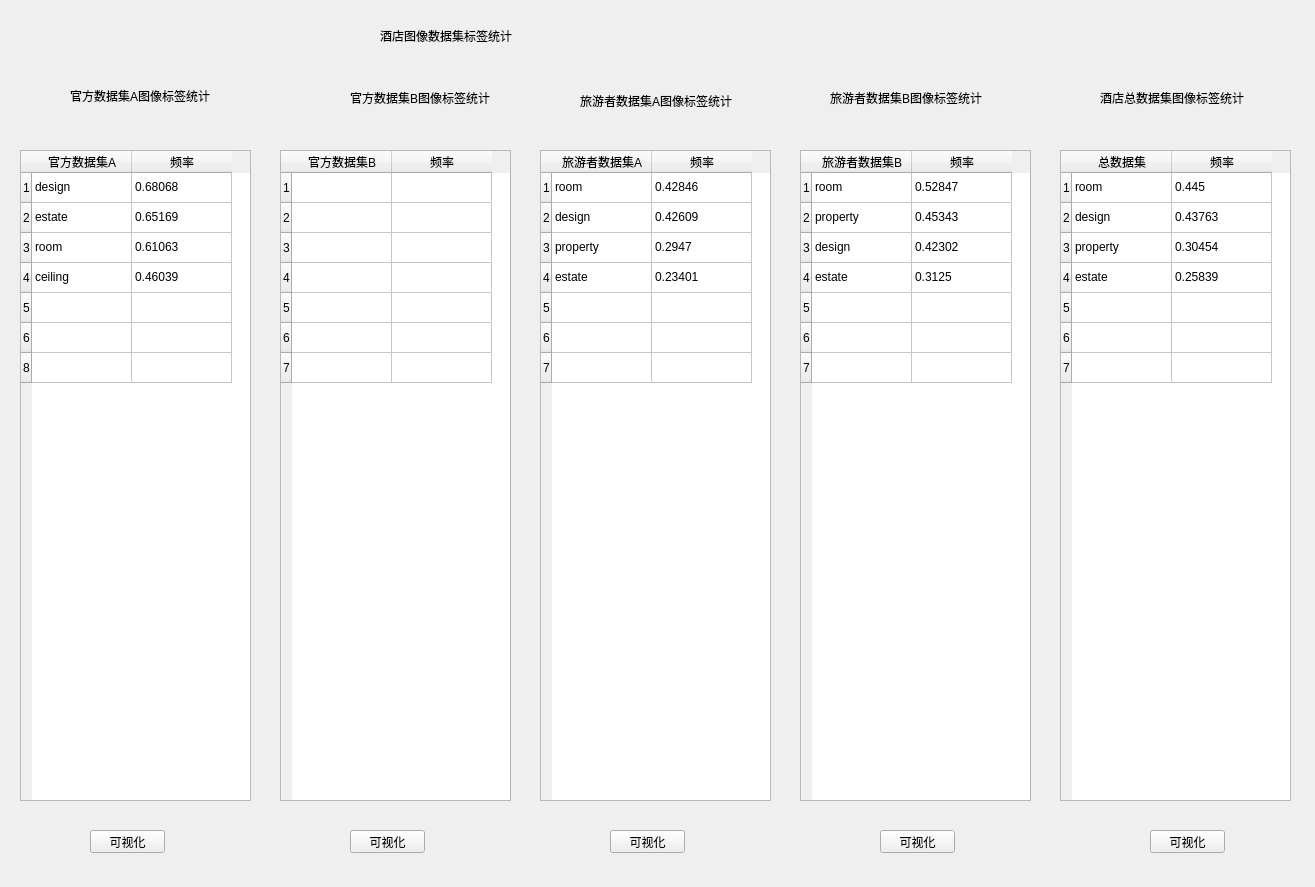
<?xml version="1.0" encoding="UTF-8"?>
<ui version="4.0">
 <class>Form</class>
 <widget class="QWidget" name="Form">
  <property name="geometry">
   <rect>
    <x>0</x>
    <y>0</y>
    <width>1315</width>
    <height>887</height>
   </rect>
  </property>
  <property name="windowTitle">
   <string>Form</string>
  </property>
  <widget class="QTableWidget" name="tableWidget">
   <property name="geometry">
    <rect>
     <x>20</x>
     <y>150</y>
     <width>231</width>
     <height>651</height>
    </rect>
   </property>
   <row>
    <property name="text">
     <string>1</string>
    </property>
   </row>
   <row>
    <property name="text">
     <string>2</string>
    </property>
   </row>
   <row>
    <property name="text">
     <string>3</string>
    </property>
   </row>
   <row>
    <property name="text">
     <string>4</string>
    </property>
   </row>
   <row>
    <property name="text">
     <string>5</string>
    </property>
   </row>
   <row>
    <property name="text">
     <string>6</string>
    </property>
   </row>
   <row>
    <property name="text">
     <string>8</string>
    </property>
   </row>
   <column>
    <property name="text">
     <string>官方数据集A</string>
    </property>
   </column>
   <column>
    <property name="text">
     <string>频率</string>
    </property>
   </column>
   <item row="0" column="0">
    <property name="text">
     <string>design</string>
    </property>
   </item>
   <item row="0" column="1">
    <property name="text">
     <string>0.68068</string>
    </property>
   </item>
   <item row="1" column="0">
    <property name="text">
     <string>estate</string>
    </property>
   </item>
   <item row="1" column="1">
    <property name="text">
     <string>0.65169</string>
    </property>
   </item>
   <item row="2" column="0">
    <property name="text">
     <string>room</string>
    </property>
   </item>
   <item row="2" column="1">
    <property name="text">
     <string>0.61063</string>
    </property>
   </item>
   <item row="3" column="0">
    <property name="text">
     <string>ceiling</string>
    </property>
   </item>
   <item row="3" column="1">
    <property name="text">
     <string>0.46039</string>
    </property>
   </item>
  </widget>
  <widget class="QLabel" name="label">
   <property name="geometry">
    <rect>
     <x>70</x>
     <y>80</y>
     <width>181</width>
     <height>31</height>
    </rect>
   </property>
   <property name="text">
    <string>官方数据集A图像标签统计</string>
   </property>
  </widget>
  <widget class="QLabel" name="label_2">
   <property name="geometry">
    <rect>
     <x>380</x>
     <y>20</y>
     <width>231</width>
     <height>31</height>
    </rect>
   </property>
   <property name="text">
    <string>酒店图像数据集标签统计</string>
   </property>
  </widget>
  <widget class="QLabel" name="label_3">
   <property name="geometry">
    <rect>
     <x>350</x>
     <y>90</y>
     <width>161</width>
     <height>16</height>
    </rect>
   </property>
   <property name="text">
    <string>官方数据集B图像标签统计</string>
   </property>
  </widget>
  <widget class="QLabel" name="label_4">
   <property name="geometry">
    <rect>
     <x>580</x>
     <y>90</y>
     <width>181</width>
     <height>21</height>
    </rect>
   </property>
   <property name="text">
    <string>旅游者数据集A图像标签统计</string>
   </property>
  </widget>
  <widget class="QLabel" name="label_5">
   <property name="geometry">
    <rect>
     <x>830</x>
     <y>90</y>
     <width>171</width>
     <height>16</height>
    </rect>
   </property>
   <property name="text">
    <string>旅游者数据集B图像标签统计</string>
   </property>
  </widget>
  <widget class="QLabel" name="label_6">
   <property name="geometry">
    <rect>
     <x>1100</x>
     <y>90</y>
     <width>171</width>
     <height>16</height>
    </rect>
   </property>
   <property name="text">
    <string>酒店总数据集图像标签统计</string>
   </property>
  </widget>
  <widget class="QTableWidget" name="tableWidget">
   <property name="geometry">
    <rect>
     <x>280</x>
     <y>150</y>
     <width>231</width>
     <height>651</height>
    </rect>
   </property>
   <row>
    <property name="text">
     <string>1</string>
    </property>
   </row>
   <row>
    <property name="text">
     <string>2</string>
    </property>
   </row>
   <row>
    <property name="text">
     <string>3</string>
    </property>
   </row>
   <row>
    <property name="text">
     <string>4</string>
    </property>
   </row>
   <row>
    <property name="text">
     <string>5</string>
    </property>
   </row>
   <row>
    <property name="text">
     <string>6</string>
    </property>
   </row>
   <row>
    <property name="text">
     <string>7</string>
    </property>
   </row>
   <column>
    <property name="text">
     <string>官方数据集B</string>
    </property>
   </column>
   <column>
    <property name="text">
     <string>频率</string>
    </property>
   </column>
   <item row="0" column="0">
    <property name="text">
     <string/>
    </property>
   </item>
   <item row="0" column="1">
    <property name="text">
     <string/>
    </property>
   </item>
   <item row="1" column="0">
    <property name="text">
     <string/>
    </property>
   </item>
   <item row="1" column="1">
    <property name="text">
     <string/>
    </property>
   </item>
   <item row="2" column="0">
    <property name="text">
     <string/>
    </property>
   </item>
   <item row="2" column="1">
    <property name="text">
     <string/>
    </property>
   </item>
   <item row="3" column="0">
    <property name="text">
     <string/>
    </property>
   </item>
   <item row="3" column="1">
    <property name="text">
     <string/>
    </property>
   </item>
  </widget>
  <widget class="QTableWidget" name="tableWidget_2">
   <property name="geometry">
    <rect>
     <x>540</x>
     <y>150</y>
     <width>231</width>
     <height>651</height>
    </rect>
   </property>
   <row>
    <property name="text">
     <string>1</string>
    </property>
   </row>
   <row>
    <property name="text">
     <string>2</string>
    </property>
   </row>
   <row>
    <property name="text">
     <string>3</string>
    </property>
   </row>
   <row>
    <property name="text">
     <string>4</string>
    </property>
   </row>
   <row>
    <property name="text">
     <string>5</string>
    </property>
   </row>
   <row>
    <property name="text">
     <string>6</string>
    </property>
   </row>
   <row>
    <property name="text">
     <string>7</string>
    </property>
   </row>
   <column>
    <property name="text">
     <string>旅游者数据集A</string>
    </property>
   </column>
   <column>
    <property name="text">
     <string>频率</string>
    </property>
   </column>
   <item row="0" column="0">
    <property name="text">
     <string>room</string>
    </property>
   </item>
   <item row="0" column="1">
    <property name="text">
     <string>0.42846</string>
    </property>
   </item>
   <item row="1" column="0">
    <property name="text">
     <string>design</string>
    </property>
   </item>
   <item row="1" column="1">
    <property name="text">
     <string>0.42609</string>
    </property>
   </item>
   <item row="2" column="0">
    <property name="text">
     <string>property</string>
    </property>
   </item>
   <item row="2" column="1">
    <property name="text">
     <string>0.2947</string>
    </property>
   </item>
   <item row="3" column="0">
    <property name="text">
     <string>estate</string>
    </property>
   </item>
   <item row="3" column="1">
    <property name="text">
     <string>0.23401</string>
    </property>
   </item>
  </widget>
  <widget class="QTableWidget" name="tableWidget_3">
   <property name="geometry">
    <rect>
     <x>800</x>
     <y>150</y>
     <width>231</width>
     <height>651</height>
    </rect>
   </property>
   <row>
    <property name="text">
     <string>1</string>
    </property>
   </row>
   <row>
    <property name="text">
     <string>2</string>
    </property>
   </row>
   <row>
    <property name="text">
     <string>3</string>
    </property>
   </row>
   <row>
    <property name="text">
     <string>4</string>
    </property>
   </row>
   <row>
    <property name="text">
     <string>5</string>
    </property>
   </row>
   <row>
    <property name="text">
     <string>6</string>
    </property>
   </row>
   <row>
    <property name="text">
     <string>7</string>
    </property>
   </row>
   <column>
    <property name="text">
     <string>旅游者数据集B</string>
    </property>
   </column>
   <column>
    <property name="text">
     <string>频率</string>
    </property>
   </column>
   <item row="0" column="0">
    <property name="text">
     <string>room</string>
    </property>
   </item>
   <item row="0" column="1">
    <property name="text">
     <string>0.52847</string>
    </property>
   </item>
   <item row="1" column="0">
    <property name="text">
     <string>property</string>
    </property>
   </item>
   <item row="1" column="1">
    <property name="text">
     <string>0.45343</string>
    </property>
   </item>
   <item row="2" column="0">
    <property name="text">
     <string>design</string>
    </property>
   </item>
   <item row="2" column="1">
    <property name="text">
     <string>0.42302</string>
    </property>
   </item>
   <item row="3" column="0">
    <property name="text">
     <string>estate</string>
    </property>
   </item>
   <item row="3" column="1">
    <property name="text">
     <string>0.3125</string>
    </property>
   </item>
  </widget>
  <widget class="QTableWidget" name="tableWidget_4">
   <property name="geometry">
    <rect>
     <x>1060</x>
     <y>150</y>
     <width>231</width>
     <height>651</height>
    </rect>
   </property>
   <row>
    <property name="text">
     <string>1</string>
    </property>
   </row>
   <row>
    <property name="text">
     <string>2</string>
    </property>
   </row>
   <row>
    <property name="text">
     <string>3</string>
    </property>
   </row>
   <row>
    <property name="text">
     <string>4</string>
    </property>
   </row>
   <row>
    <property name="text">
     <string>5</string>
    </property>
   </row>
   <row>
    <property name="text">
     <string>6</string>
    </property>
   </row>
   <row>
    <property name="text">
     <string>7</string>
    </property>
   </row>
   <column>
    <property name="text">
     <string>总数据集</string>
    </property>
   </column>
   <column>
    <property name="text">
     <string>频率</string>
    </property>
   </column>
   <item row="0" column="0">
    <property name="text">
     <string>room</string>
    </property>
   </item>
   <item row="0" column="1">
    <property name="text">
     <string>0.445</string>
    </property>
   </item>
   <item row="1" column="0">
    <property name="text">
     <string>design</string>
    </property>
   </item>
   <item row="1" column="1">
    <property name="text">
     <string>0.43763</string>
    </property>
   </item>
   <item row="2" column="0">
    <property name="text">
     <string>property</string>
    </property>
   </item>
   <item row="2" column="1">
    <property name="text">
     <string>0.30454</string>
    </property>
   </item>
   <item row="3" column="0">
    <property name="text">
     <string>estate</string>
    </property>
   </item>
   <item row="3" column="1">
    <property name="text">
     <string>0.25839</string>
    </property>
   </item>
  </widget>
  <widget class="QPushButton" name="btn_gfA">
   <property name="geometry">
    <rect>
     <x>90</x>
     <y>830</y>
     <width>75</width>
     <height>23</height>
    </rect>
   </property>
   <property name="text">
    <string>可视化</string>
   </property>
  </widget>
  <widget class="QPushButton" name="btn_gfB">
   <property name="geometry">
    <rect>
     <x>350</x>
     <y>830</y>
     <width>75</width>
     <height>23</height>
    </rect>
   </property>
   <property name="text">
    <string>可视化</string>
   </property>
  </widget>
  <widget class="QPushButton" name="btn_all">
   <property name="geometry">
    <rect>
     <x>1150</x>
     <y>830</y>
     <width>75</width>
     <height>23</height>
    </rect>
   </property>
   <property name="text">
    <string>可视化</string>
   </property>
  </widget>
  <widget class="QPushButton" name="btn_lyB">
   <property name="geometry">
    <rect>
     <x>880</x>
     <y>830</y>
     <width>75</width>
     <height>23</height>
    </rect>
   </property>
   <property name="text">
    <string>可视化</string>
   </property>
  </widget>
  <widget class="QPushButton" name="btn_lyA">
   <property name="geometry">
    <rect>
     <x>610</x>
     <y>830</y>
     <width>75</width>
     <height>23</height>
    </rect>
   </property>
   <property name="text">
    <string>可视化</string>
   </property>
  </widget>
 </widget>
 <resources/>
 <connections/>
</ui>
